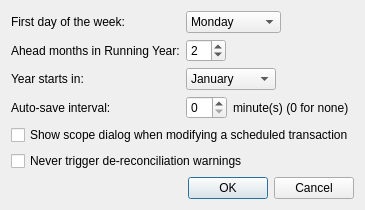
<?xml version="1.0" encoding="UTF-8"?>
<ui version="4.0">
 <class>PreferencesPanel</class>
 <widget class="QDialog" name="PreferencesPanel">
  <property name="geometry">
   <rect>
    <x>0</x>
    <y>0</y>
    <width>332</width>
    <height>201</height>
   </rect>
  </property>
  <property name="windowTitle">
   <string>Preferences</string>
  </property>
  <layout class="QVBoxLayout" name="verticalLayout">
   <item>
    <layout class="QFormLayout" name="formLayout">
     <item row="0" column="0">
      <widget class="QLabel" name="label">
       <property name="text">
        <string>First day of the week:</string>
       </property>
       <property name="buddy">
        <cstring>firstWeekdayComboBox</cstring>
       </property>
      </widget>
     </item>
     <item row="0" column="1">
      <widget class="QComboBox" name="firstWeekdayComboBox">
       <property name="sizePolicy">
        <sizepolicy hsizetype="Maximum" vsizetype="Fixed">
         <horstretch>0</horstretch>
         <verstretch>0</verstretch>
        </sizepolicy>
       </property>
       <item>
        <property name="text">
         <string>Monday</string>
        </property>
       </item>
       <item>
        <property name="text">
         <string>Tuesday</string>
        </property>
       </item>
       <item>
        <property name="text">
         <string>Wednesday</string>
        </property>
       </item>
       <item>
        <property name="text">
         <string>Thursday</string>
        </property>
       </item>
       <item>
        <property name="text">
         <string>Friday</string>
        </property>
       </item>
       <item>
        <property name="text">
         <string>Saturday</string>
        </property>
       </item>
       <item>
        <property name="text">
         <string>Sunday</string>
        </property>
       </item>
      </widget>
     </item>
     <item row="1" column="0">
      <widget class="QLabel" name="label_2">
       <property name="text">
        <string>Ahead months in Running Year:</string>
       </property>
       <property name="buddy">
        <cstring>aheadMonthsSpinBox</cstring>
       </property>
      </widget>
     </item>
     <item row="1" column="1">
      <widget class="QSpinBox" name="aheadMonthsSpinBox">
       <property name="sizePolicy">
        <sizepolicy hsizetype="Maximum" vsizetype="Fixed">
         <horstretch>0</horstretch>
         <verstretch>0</verstretch>
        </sizepolicy>
       </property>
       <property name="maximum">
        <number>11</number>
       </property>
       <property name="value">
        <number>2</number>
       </property>
      </widget>
     </item>
     <item row="2" column="0">
      <widget class="QLabel" name="label_3">
       <property name="text">
        <string>Year starts in:</string>
       </property>
       <property name="buddy">
        <cstring>yearStartComboBox</cstring>
       </property>
      </widget>
     </item>
     <item row="2" column="1">
      <widget class="QComboBox" name="yearStartComboBox">
       <property name="sizePolicy">
        <sizepolicy hsizetype="Maximum" vsizetype="Fixed">
         <horstretch>0</horstretch>
         <verstretch>0</verstretch>
        </sizepolicy>
       </property>
       <item>
        <property name="text">
         <string>January</string>
        </property>
       </item>
       <item>
        <property name="text">
         <string>February</string>
        </property>
       </item>
       <item>
        <property name="text">
         <string>March</string>
        </property>
       </item>
       <item>
        <property name="text">
         <string>April</string>
        </property>
       </item>
       <item>
        <property name="text">
         <string>May</string>
        </property>
       </item>
       <item>
        <property name="text">
         <string>June</string>
        </property>
       </item>
       <item>
        <property name="text">
         <string>July</string>
        </property>
       </item>
       <item>
        <property name="text">
         <string>August</string>
        </property>
       </item>
       <item>
        <property name="text">
         <string>September</string>
        </property>
       </item>
       <item>
        <property name="text">
         <string>October</string>
        </property>
       </item>
       <item>
        <property name="text">
         <string>November</string>
        </property>
       </item>
       <item>
        <property name="text">
         <string>December</string>
        </property>
       </item>
      </widget>
     </item>
     <item row="3" column="0">
      <widget class="QLabel" name="label_4">
       <property name="text">
        <string>Auto-save interval:</string>
       </property>
       <property name="buddy">
        <cstring>autoSaveIntervalSpinBox</cstring>
       </property>
      </widget>
     </item>
     <item row="3" column="1">
      <layout class="QHBoxLayout" name="horizontalLayout">
       <item>
        <widget class="QSpinBox" name="autoSaveIntervalSpinBox">
         <property name="sizePolicy">
          <sizepolicy hsizetype="Maximum" vsizetype="Fixed">
           <horstretch>0</horstretch>
           <verstretch>0</verstretch>
          </sizepolicy>
         </property>
        </widget>
       </item>
       <item>
        <widget class="QLabel" name="label_5">
         <property name="text">
          <string>minute(s) (0 for none)</string>
         </property>
        </widget>
       </item>
      </layout>
     </item>
    </layout>
   </item>
   <item>
    <widget class="QCheckBox" name="scopeDialogCheckBox">
     <property name="text">
      <string>Show scope dialog when modifying a scheduled transaction</string>
     </property>
    </widget>
   </item>
   <item>
    <widget class="QCheckBox" name="dereconciliationWarningCheckBox">
     <property name="text">
      <string>Never trigger de-reconciliation warnings</string>
     </property>
    </widget>
   </item>
   <item>
    <spacer name="verticalSpacer">
     <property name="orientation">
      <enum>Qt::Vertical</enum>
     </property>
     <property name="sizeHint" stdset="0">
      <size>
       <width>20</width>
       <height>40</height>
      </size>
     </property>
    </spacer>
   </item>
   <item>
    <widget class="QDialogButtonBox" name="buttonBox">
     <property name="orientation">
      <enum>Qt::Horizontal</enum>
     </property>
     <property name="standardButtons">
      <set>QDialogButtonBox::Cancel|QDialogButtonBox::Ok</set>
     </property>
    </widget>
   </item>
  </layout>
 </widget>
 <resources/>
 <connections>
  <connection>
   <sender>buttonBox</sender>
   <signal>accepted()</signal>
   <receiver>PreferencesPanel</receiver>
   <slot>accept()</slot>
   <hints>
    <hint type="sourcelabel">
     <x>248</x>
     <y>254</y>
    </hint>
    <hint type="destinationlabel">
     <x>157</x>
     <y>274</y>
    </hint>
   </hints>
  </connection>
  <connection>
   <sender>buttonBox</sender>
   <signal>rejected()</signal>
   <receiver>PreferencesPanel</receiver>
   <slot>reject()</slot>
   <hints>
    <hint type="sourcelabel">
     <x>316</x>
     <y>260</y>
    </hint>
    <hint type="destinationlabel">
     <x>286</x>
     <y>274</y>
    </hint>
   </hints>
  </connection>
 </connections>
</ui>
